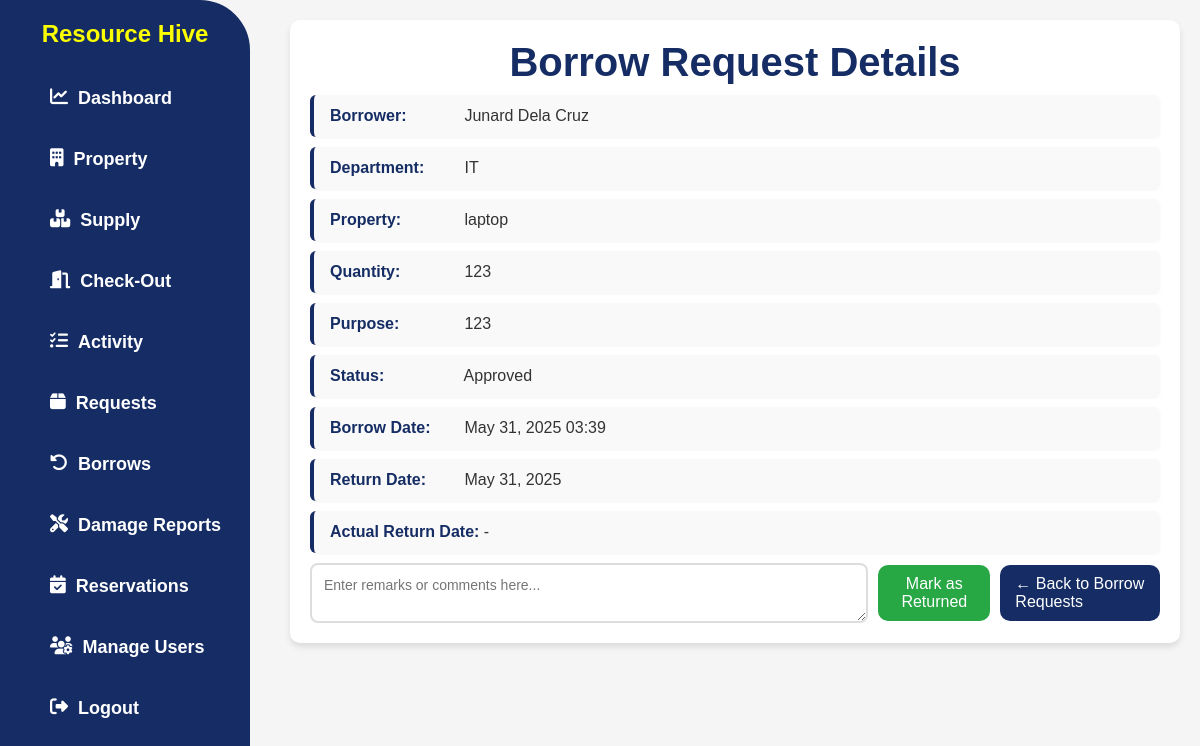
The page /borrow-request/30/ on the database as committed earlier.
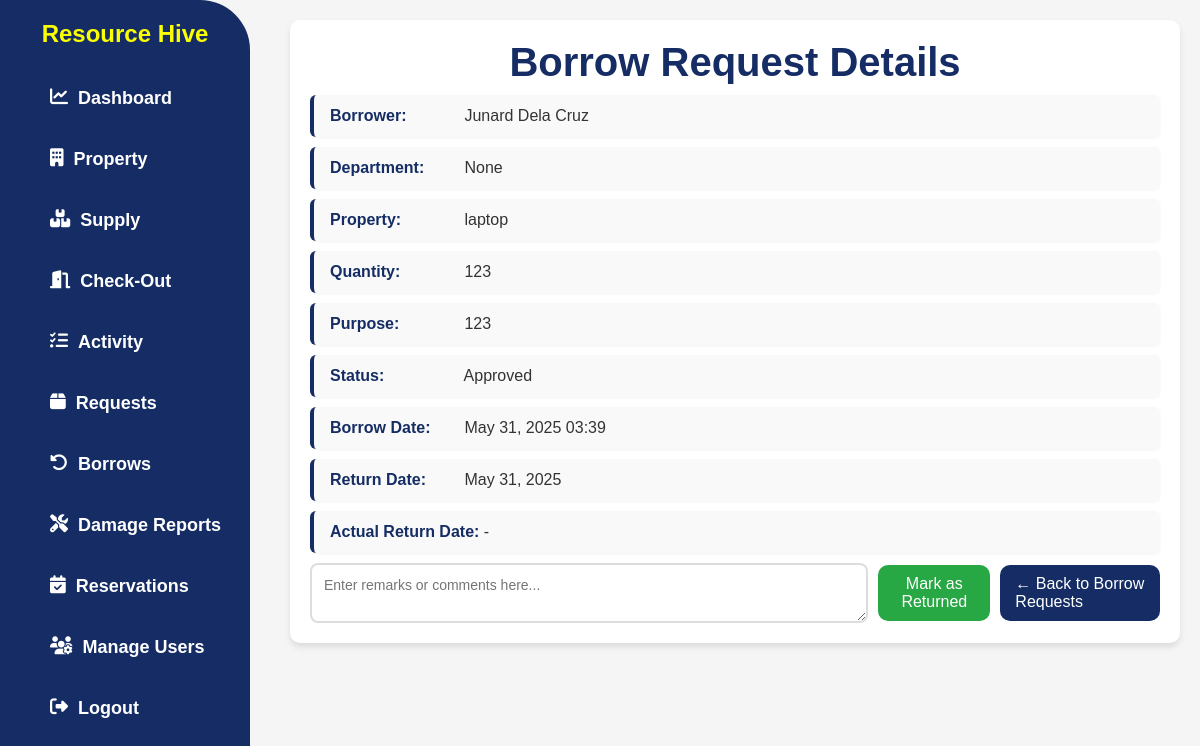
The same page on the database as committed later.
### app/models.py (models this page shows, shortened)
class BorrowRequest(models.Model):
    STATUS_CHOICES = [
        ('pending', 'Pending'),
        ('approved', 'Approved'),
        ('returned', 'Returned'),
        ('overdue', 'Overdue'),
        ('declined', 'Declined'),
    ]
    user = models.ForeignKey(User, on_delete=models.CASCADE)
    property = models.ForeignKey(Property, on_delete=models.CASCADE)
    quantity = models.PositiveIntegerField()
    status = models.CharField(max_length=20, choices=STATUS_CHOICES, default='pending')
    remarks = models.TextField(blank=True, null=True)
    borrow_date = models.DateTimeField(auto_now_add=True)
    return_date = models.DateField()
    actual_return_date = models.DateField(null=True, blank=True)
    purpose = models.TextField()

class UserProfile(models.Model):
    user = models.OneToOneField(User, on_delete=models.CASCADE)
    ROLE_CHOICES = [
        ('ADMIN', 'ADMIN'),
        ('USER', 'USER'),
    ]
    role = models.CharField(max_length=20, choices=ROLE_CHOICES)
    department = models.CharField(max_length=255, blank=True, null=True)
    phone = models.CharField(max_length=20, blank=True, null=True)

class Property(models.Model):
    CATEGORY_CHOICES = [
        ('Office Equipment', 'Office Equipment'),
        ('ICT Equipment', 'ICT Equipment'),
        ('Communication Equipment', 'Communication Equipment'),
        ('Other Machinery and Equipment', 'Other Machinery and Equipment'),
        ('Furniture and Fixtures', 'Furniture and Fixtures'),
    ]
    CONDITION_CHOICES = [
        ('In good condition', 'In good condition'),
        ('Needing repair', 'Needing repair'),
        ('Unserviceable', 'Unserviceable'),
        ('Obsolete', 'Obsolete'),
        ('No longer needed', 'No longer needed'),
        ('Not used since purchased', 'Not used since purchased'),
    ]
    AVAILABILITY_CHOICES = [
        ('available', 'Available'),
        ('not_available', 'Not Available'),
    ]
    property_number = models.CharField(max_length=100, unique=True, null=True, blank=True)
    property_name = models.CharField(max_length=100)  # Make this required
    category = models.CharField(max_length=50, choices=CATEGORY_CHOICES, null=True, blank=True)
    description = models.TextField(null=True, blank=True)
    barcode = models.CharField(max_length=150, unique=True, null=True, blank=True)
    unit_of_measure = models.CharField(max_length=50, null=True, blank=True)
    unit_value = models.DecimalField(
        max_digits=10, decimal_places=2,
        blank=True, null=True,
        validators=[MinValueValidator(0)]
    )
    overall_quantity = models.PositiveIntegerField(validators=[MinValueValidator(0)], default=0)  # Set default to 0
    quantity = models.PositiveIntegerField(validators=[MinValueValidator(0)], default=0)  # Set default to 0
    location = models.CharField(max_length=255, null=True, blank=True)
    condition = models.CharField(max_length=100, choices=CONDITION_CHOICES, default='In good condition')  # Set default
    availability = models.CharField(max_length=20, choices=AVAILABILITY_CHOICES, default='available')

### app/views.py (the view, shortened to what this page needs)
# urls.py: path('borrow-request/<int:pk>/', borrow_request_details, name='borrow_request_details'),
def borrow_request_details(request, pk):
    request_obj = get_object_or_404(BorrowRequest, pk=pk)
    return render(request, 'app/borrow_request_details.html', {'borrow_obj': request_obj})

### app/templates/app/borrow_request_details.html (shortened to what this page needs)
{% load static %}
<!DOCTYPE html>
<html>
<head>
  <link rel="stylesheet" href="{% static 'css/style.css' %}" />
  <link rel="stylesheet" href="https://cdnjs.cloudflare.com/ajax/libs/font-awesome/6.4.2/css/all.min.css" />
</head>
<body>
  {% include 'app/navbar.html' %}
  <div class="content">
    <div class="details-p">
      <h2 class="h2title">Borrow Request Details</h2>
      <p><span>Borrower:</span>
        {% with borrow_obj.user.first_name as first_name %}
        {% with borrow_obj.user.last_name as last_name %}
          {% if first_name or last_name %}
            {{ first_name }} {{ last_name }}
          {% else %}
            {{ borrow_obj.user.username }}
          {% endif %}
        {% endwith %}
        {% endwith %}
      </p>
      <p><span>Department:</span> {{ borrow_obj.user.userprofile.department }}</p>
      <p><span>Property:</span> {{ borrow_obj.property.property_name }}</p>
      <p><span>Quantity:</span> {{ borrow_obj.quantity }}</p>
      <p><span>Purpose:</span> {{ borrow_obj.purpose }}</p>
      <p><span>Status:</span> {{ borrow_obj.get_status_display }}</p>
      <p><span>Borrow Date:</span> {{ borrow_obj.borrow_date|date:"M d, Y H:i" }}</p>
      <p><span>Return Date:</span> {{ borrow_obj.return_date|date:"M d, Y" }}</p>
      <p><span>Actual Return Date:</span>
        {% if borrow_obj.actual_return_date %}
          {{ borrow_obj.actual_return_date|date:"M d, Y" }}
        {% else %}
          -
        {% endif %}
      </p>
      {% if borrow_obj.status == 'pending' %}
        <form method="post" class="stat-button">
          {% csrf_token %}
          <textarea name="remarks" placeholder="Enter remarks or comments here..." required></textarea>
          <button type="submit" name="action" value="approve" class="btn-approve">Approve</button>
          <button type="submit" name="action" value="decline" class="btn-reject">Decline</button>
          <a href="{% url 'user_borrow_requests' %}" class="btn-back">← Back to Borrow Requests</a>
        </form>
      {% elif borrow_obj.status == 'approved' %}
        <form method="post" class="stat-button">
          <textarea name="remarks" placeholder="Enter remarks or comments here..." required></textarea>
          <button type="submit" name="action" value="return" class="btn-approve">Mark as Returned</button>
          <a href="{% url 'user_borrow_requests' %}" class="btn-back">← Back to Borrow Requests</a>
        </form>
      {% endif %}
    </div>
  </div>
</body>
</html>

Rows that differ between the two databases and show on the page:
changed through a linked row, BorrowRequest "Approved": user.userprofile.department "IT" → "None"
